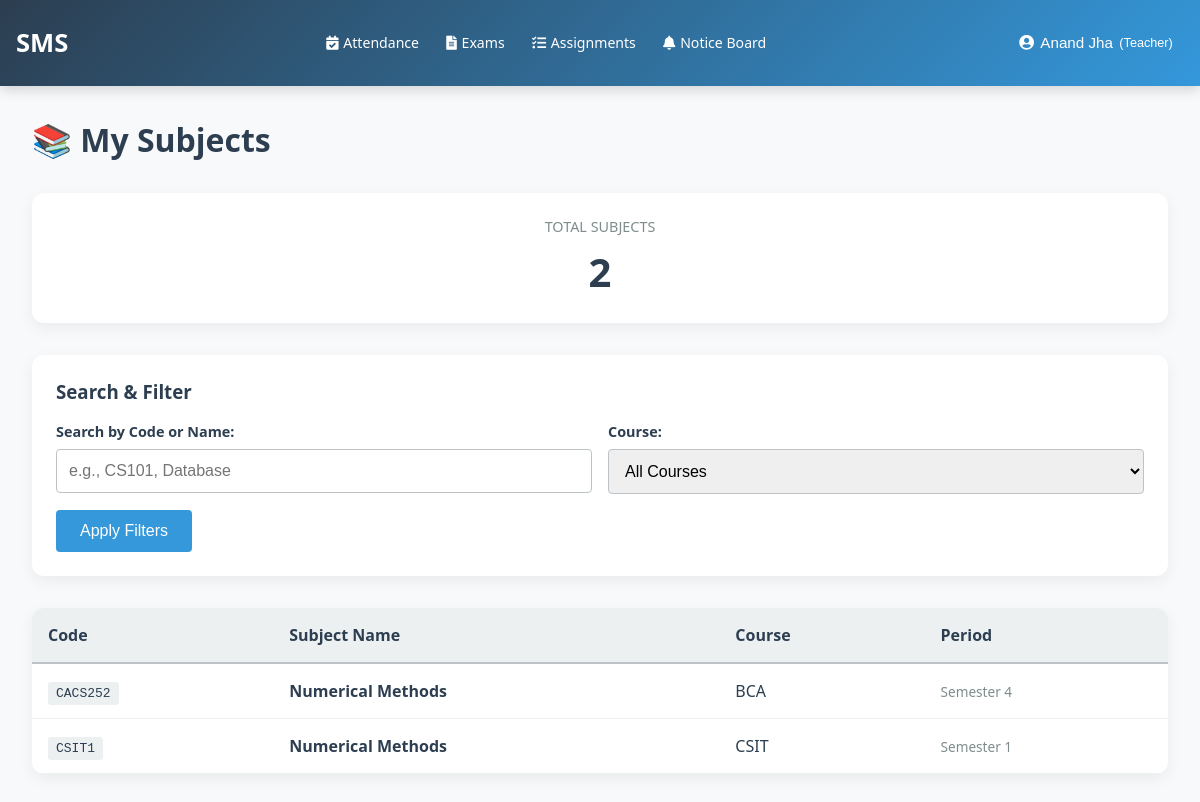
The page /courses/my-subjects/ (signed in) on the database its author committed.
### accounts/models.py (models this page shows, shortened)
class User(AbstractUser):
    ROLE_CHOICES = (
        ('admin', 'Admin'),
        ('teacher', 'Teacher'),
        ('student', 'Student'),
        ('guardian', 'Guardian'),
    )
    username = None
    email = models.EmailField(
        unique=True,
        validators=[email_validator],
        verbose_name="Email ID",
        help_text="Enter a valid email address"
    )
    role = models.CharField(
        max_length=20,
        choices=ROLE_CHOICES,
        default='student',
        verbose_name="User Role"
    )
    is_verified = models.BooleanField(default=False, verbose_name="Email Verified")
    created_by = models.ForeignKey(
        'self',
        on_delete=models.SET_NULL,
        null=True,
        blank=True,
        related_name='created_users',
        verbose_name="Created By"
    )
    date_created = models.DateTimeField(auto_now_add=True, verbose_name="Account Created")
    first_name = models.CharField(
        max_length=30,
        validators=[name_validator, validate_no_numbers],
        verbose_name="First Name",
        help_text="Enter first name without numbers"
    )
    last_name = models.CharField(
        max_length=30,
        validators=[name_validator, validate_no_numbers],
        verbose_name="Last Name",
        help_text="Enter last name without numbers"
    )
    phone_number = models.CharField(
        validators=[phone_validator, validate_no_letters_in_phone],
        max_length=17,
        blank=True,
        verbose_name="Phone Number",
        help_text="Enter phone number (9-15 digits, optional +)"
    )
    USERNAME_FIELD = 'email'
    REQUIRED_FIELDS = ['first_name', 'last_name']
    objects = CustomUserManager()
    class Meta:
        verbose_name = "User"
        verbose_name_plural = "Users"
        ordering = ['-date_created']
    @property
    def is_teacher(self):
        return self.role == 'teacher'

### courses/models.py (models this page shows, shortened)
class Subject(models.Model):
    course = models.ForeignKey(
        Course,
        on_delete=models.CASCADE,
        related_name='subjects',
        verbose_name="Course"
    )
    code = models.CharField(
        max_length=20,
        verbose_name="Subject Code",
        help_text="e.g., CS101-T, CS101-P"
    )
    name = models.CharField(
        max_length=200,
        verbose_name="Subject Name"
    )
    semester = models.IntegerField(
        null=True,
        blank=True,
        validators=[MinValueValidator(1), MaxValueValidator(8)],
        verbose_name="Semester",
        help_text="Choose 1-8 for semester-based courses"
    )
    year = models.IntegerField(
        null=True,
        blank=True,
        validators=[MinValueValidator(1), MaxValueValidator(4)],
        verbose_name="Year",
        help_text="Choose 1-4 for yearly-based courses"
    )
    teacher = models.ForeignKey(
        'accounts.User',
        on_delete=models.SET_NULL,
        null=True,
        blank=True,
        limit_choices_to={'role': 'teacher', 'is_active': True},
        related_name='subjects_taught',
        verbose_name="Subject Teacher"
    )
    created_at = models.DateTimeField(auto_now_add=True)
    updated_at = models.DateTimeField(auto_now=True)
    class Meta:
        ordering = ['course', 'semester', 'year', 'code']
        verbose_name = "Subject"
        verbose_name_plural = "Subjects"
        unique_together = ['course', 'code']

class Course(models.Model):
    COURSE_TYPES = (
        ('semester', 'Semester-based'),
        ('yearly', 'Yearly-based'),
    )
    name = models.CharField(
        max_length=200,
        unique=True,
        verbose_name="Course Name",
        help_text="Full name of the course"
    )
    short_name = models.CharField(
        max_length=50,
        unique=True,
        verbose_name="Short Name",
        help_text="Abbreviated name (must be unique)"
    )
    course_type = models.CharField(
        max_length=20,
        choices=COURSE_TYPES,
        default='semester',
        verbose_name="Course Type"
    )
    is_active = models.BooleanField(
        default=True,
        verbose_name="Active"
    )
    created_at = models.DateTimeField(auto_now_add=True)
    updated_at = models.DateTimeField(auto_now=True)
    class Meta:
        ordering = ['name']
        verbose_name = "Course"
        verbose_name_plural = "Courses"

### courses/views.py (the view)
# urls.py: path('my-subjects/', views.teacher_subjects, name='teacher_subjects'),
@login_required
def teacher_subjects(request):
    if not request.user.is_teacher:
        return redirect('login')
    subjects = Subject.objects.filter(teacher=request.user).order_by('course', 'code')
    search = request.GET.get('search', '')
    course_id = request.GET.get('course', '')
    if search:
        subjects = subjects.filter(
            Q(code__icontains=search) |
            Q(name__icontains=search)
        )
    if course_id:
        subjects = subjects.filter(course_id=course_id)
    courses = Course.objects.filter(subjects__teacher=request.user).distinct()
    total_count = Subject.objects.filter(teacher=request.user).count()
    context = {
        'subjects': subjects,
        'courses': courses,
        'search_query': search,
        'course_filter': course_id,
        'total_count': total_count,
        'is_teacher_view': True,
    }
    return render(request, 'courses/teacher_subjects.html', context)

### templates/courses/teacher_subjects.html (shortened to what this page needs)
{% extends 'base.html' %}
{% block content %}
<div class="page-header">
    <h1 class="page-title">📚 My Subjects</h1>
</div>
<div class="stat-row">
    <div class="stat-card">
        <div class="stat-label">Total Subjects</div>
        <div class="stat-value">{{ total_count }}</div>
    </div>
</div>
<div class="filter-section">
    <h3 style="margin-top: 0; color: #2c3e50;">Search & Filter</h3>
    <form method="GET" class="filter-form">
        <div class="filter-row">
            <div class="form-group">
                <label for="search">Search by Code or Name:</label>
                <input type="text" id="search" name="search" value="{{ search_query }}" placeholder="e.g., CS101, Database">
            </div>
            <div class="form-group">
                <label for="course">Course:</label>
                <select id="course" name="course">
                    <option value="">All Courses</option>
                </select>
            </div>
        </div>
        <div>
            {% if search_query or course_filter %}
                <button type="submit" class="btn-filter">Apply Filters</button>
                <a href="{% url 'courses:teacher_subjects' %}" class="btn-reset">Clear Filters</a>
            {% else %}
                <button type="submit" class="btn-filter">Apply Filters</button>
            {% endif %}
        </div>
    </form>
</div>
{% if subjects %}
    <div class="table-wrapper">
        <table>
            <thead>
                <tr>
                    <th>Code</th>
                    <th>Subject Name</th>
                    <th>Course</th>
                    <th>Period</th>
                </tr>
            </thead>
            <tbody>
                {% for subject in subjects %}
                    <tr>
                        <td><code style="background: #ecf0f1; padding: 0.25rem 0.5rem; border-radius: 3px;">{{ subject.code }}</code></td>
                        <td><strong>{{ subject.name }}</strong></td>
                        <td>{{ subject.course.short_name }}</td>
                        <td>
                            <span class="period-info">
                                {% if subject.semester %}
                                    Semester {{ subject.semester }}
                                {% elif subject.year %}
                                    Year {{ subject.year }}
                                {% else %}
                                    —
                                {% endif %}
                            </span>
                        </td>
                    </tr>
                {% endfor %}
            </tbody>
        </table>
    </div>
{% else %}
    <div class="table-wrapper">
        <div class="no-data">
            <p>You haven't been assigned to any subjects yet.</p>
        </div>
    </div>
{% endif %}
{% endblock %}

### templates/base.html (shortened to what this page needs)
{% load static %}
<!DOCTYPE html>
<html lang="en">
<head>
    <link rel="stylesheet" href="https://cdnjs.cloudflare.com/ajax/libs/font-awesome/5.15.4/css/all.min.css">
    <link rel="stylesheet" href="{% static 'css/base.css' %}">
</head>
<body>
    <nav class="navbar">
        <a href="{% url 'dashboard_redirect' %}" class="navbar-brand">SMS</a>
        {% if user.is_authenticated %}
            <ul class="nav-menu">
                {% if user.role == 'admin' or user.is_superuser %}
                    <li><a href="{% url 'courses:course_list' %}" {% if 'courses' in request.path %}class="active"{% endif %}><i class="fas fa-book"></i> Course</a></li>
                    <li><a href="{% url 'batch_list' %}" {% if 'batches' in request.path %}class="active"{% endif %}><i class="fas fa-layer-group"></i> Batch</a></li>
                    <li><a href="{% url 'teacher_list' %}" {% if 'teachers' in request.path %}class="active"{% endif %}><i class="fas fa-chalkboard-teacher"></i> Teacher</a></li>
                    <li><a href="{% url 'student_list' %}" {% if 'students' in request.path %}class="active"{% endif %}><i class="fas fa-user-graduate"></i> Student</a></li>
                    <li><a href="{% url 'attendance:attendance_session_list' %}" {% if 'attendance' in request.path %}class="active"{% endif %}><i class="fas fa-calendar-check"></i> Attendance</a></li>
                    <li><a href="#"><i class="fas fa-file-alt"></i> Exam</a></li>
                    <li><a href="#"><i class="fas fa-tasks"></i> Assignment</a></li>
                    <li class="dropdown">
                        <a href="{% url 'noticeboard:notice_list' %}" {% if 'noticeboard' in request.path %}class="active"{% endif %}><i class="fas fa-bell"></i> Notice Board</a>
                        <ul class="dropdown-submenu">
                            <li><a href="{% url 'noticeboard:notice_list' %}"><i class="fas fa-list"></i> View Notices</a></li>
                            <li><a href="{% url 'noticeboard:create_notice' %}"><i class="fas fa-plus"></i> Create Notice</a></li>
                        </ul>
                    </li>
                {% elif user.role == 'teacher' %}
                    <li><a href="{% url 'attendance:teacher_attendance' %}"><i class="fas fa-calendar-check"></i> Attendance</a></li>
                    <li><a href="{% url 'attendance:teacher_exams' %}"><i class="fas fa-file-alt"></i> Exams</a></li>
                    <li><a href="{% url 'attendance:teacher_assignments' %}"><i class="fas fa-tasks"></i> Assignments</a></li>
                    <li class="dropdown">
                        <a href="{% url 'noticeboard:notice_list' %}" {% if 'noticeboard' in request.path %}class="active"{% endif %}><i class="fas fa-bell"></i> Notice Board</a>
                    </li>
                {% endif %}
            </ul>
        {% endif %}
        {% if user.is_authenticated %}
            <div class="profile-dropdown">
                <button class="profile-btn">
                    <i class="fas fa-user-circle"></i>
                    {{ user.get_full_name|default:user.email }}
                    <small>({{ user.get_role_display|default:user.role }})</small>
                </button>
            </div>
        {% endif %}
    </nav>
    <main>
        {% block content %}
        {% endblock %}
    </main>
</body>
</html>

### static/css/base.css (style rules this page uses)
body { font-family: 'Segoe UI', Tahoma, Geneva, Verdana, sans-serif; margin: 0; background-color: #f8f9fa; color: #2c3e50; }
.navbar { background: linear-gradient(135deg, #2c3e50, #3498db); padding: 0.8rem 1rem; display: flex; justify-content: space-between; align-items: center; box-shadow: 0 4px 12px rgba(0,0,0,0.15); flex-wrap: nowrap; min-height: 60px; }
.navbar-brand { color: white; font-size: 1.6rem; font-weight: bold; text-decoration: none; white-space: nowrap; margin-right: 1rem; }
.nav-menu { display: flex; list-style: none; margin: 0; padding: 0; gap: 0.6rem; }
.nav-menu li a { color: white; text-decoration: none; font-size: 0.92rem; padding: 0.4rem 0.7rem; border-radius: 6px; transition: all 0.3s; display: flex; align-items: center; gap: 0.3rem; white-space: nowrap; }
.profile-dropdown { position: relative; }
.profile-btn { background: none; border: none; color: white; font-size: 0.95rem; cursor: pointer; display: flex; align-items: center; gap: 0.4rem; padding: 0.4rem 0.7rem; border-radius: 6px; transition: background 0.3s; white-space: nowrap; max-width: 200px; overflow: hidden; text-overflow: ellipsis; }
.nav-menu .dropdown { position: relative; }
main { padding: 2rem; min-height: calc(100vh - 70px); }
@media (max-width: 1400px) { .nav-menu { gap: 0.5rem; } }
@media (max-width: 1400px) { .nav-menu li a { font-size: 0.88rem; padding: 0.35rem 0.6rem; } }

### templates/courses/teacher_subjects.html (style rules this page uses)
.page-header { display: flex; justify-content: space-between; align-items: center; margin-bottom: 2rem; flex-wrap: wrap; gap: 1rem; }
.page-title { font-size: 2rem; color: #2c3e50; margin: 0; }
.stat-row { display: grid; grid-template-columns: repeat(auto-fit, minmax(200px, 1fr)); gap: 1rem; margin-bottom: 2rem; }
.stat-card { background: white; padding: 1.5rem; border-radius: 12px; box-shadow: 0 5px 15px rgba(0,0,0,0.06); text-align: center; }
.stat-label { color: #7f8c8d; font-size: 0.9rem; text-transform: uppercase; margin-bottom: 0.5rem; }
.stat-value { font-size: 2.5rem; color: #2c3e50; font-weight: 700; }
.filter-section { background: white; padding: 1.5rem; border-radius: 12px; margin-bottom: 2rem; box-shadow: 0 5px 15px rgba(0,0,0,0.06); }
.filter-row { display: grid; grid-template-columns: repeat(auto-fit, minmax(250px, 1fr)); gap: 1rem; margin-bottom: 1rem; }
.form-group { display: flex; flex-direction: column; }
.form-group label { font-size: 0.9rem; color: #2c3e50; margin-bottom: 0.5rem; font-weight: 600; }
.form-group input, .form-group select { padding: 0.75rem; border: 1px solid #bdc3c7; border-radius: 4px; font-size: 1rem; box-sizing: border-box; }
.table-wrapper { background: white; border-radius: 12px; box-shadow: 0 5px 15px rgba(0,0,0,0.06); overflow: hidden; }
table { width: 100%; border-collapse: collapse; }
th { background: #ecf0f1; padding: 1rem; text-align: left; font-weight: 600; color: #2c3e50; border-bottom: 2px solid #bdc3c7; }
td { padding: 1rem; border-bottom: 1px solid #ecf0f1; }
.btn-filter { background: #3498db; color: white; padding: 0.75rem 1.5rem; border: none; border-radius: 4px; cursor: pointer; font-size: 1rem; }
.period-info { font-size: 0.85rem; color: #7f8c8d; }

### rows shown on the page
User: get_full_name "Anand Jha", role "Teacher"
Subject: code "CACS252", name "Numerical Methods", course.short_name "BCA", semester "4"
Subject: code "CSIT1", name "Numerical Methods", course.short_name "CSIT", semester "1"

### other values the page prints
{{ total_count }} "2"
